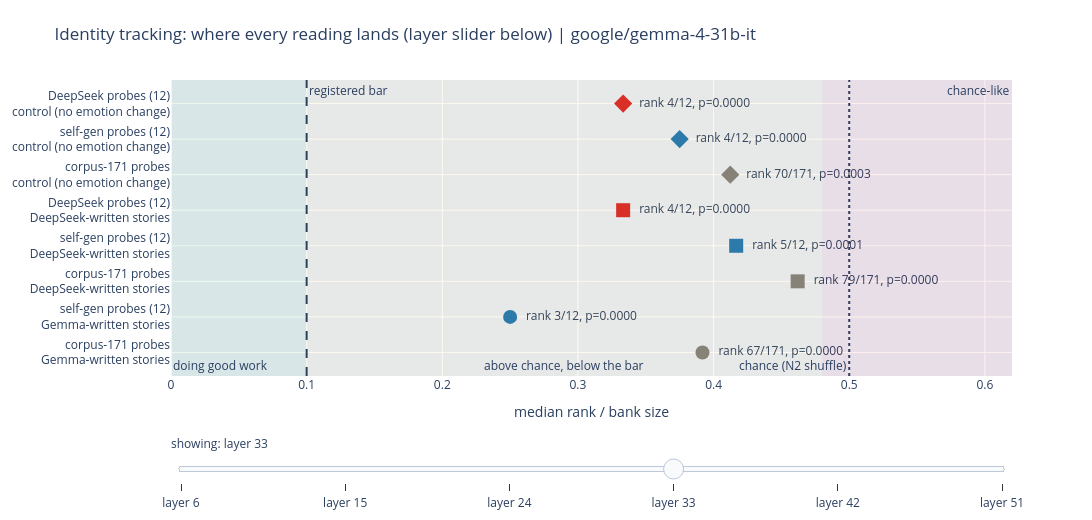

The cell this chart's notebook holds for it:
### Markdown cell above
## 3. Above chance versus useful versus meaningless

**Answer: three different situations, and we can tell them apart because
chance is measured, not assumed.** N2 shuffles the emotion labels 10,000
times (a meaningless assignment lands at median rank of roughly half the
bank). N1 runs everything on 24 random directions. The instrument
calibration measured the per-token noise floor, so a null result comes
with its detection power attached.

**How to read this:** every (substrate, bank) cell from section 1 becomes
one dot at layer 33. The x axis is rank fraction. Three zones: near the
chance line = indistinguishable from meaningless; between chance and the
bar = above chance but below the registered usefulness bar; left of the
bar = doing good work. Position shows USEFULNESS; the printed p shows
DISTINGUISHABILITY from chance: with thousands of phases, a median close
to the chance line can still be significantly better than chance, which
is exactly the "bad but not meaningless" case. The corpus-171 bank lands
squarely in the middle zone: real signal (N2 p < 0.001 at the default
layer 33), not useful by the registered standard.

**Verdict:** nothing we measured behaves like meaningless vectors; the
corpus bank is "bad but not meaningless"; the self-gen and DeepSeek banks
do good work on identity. For anticipation, bars are cleared only on
Gemma-written stories (the self-gen bank most strongly, the corpus bank
more weakly at three layers; see the section 2 heatmap), and the
constant-emotion control sits at zero, so the surviving effect is not a
scene-change artifact.

### Code cell
# this cell places every (substrate, bank) identity result in the
# meaningless / above-chance / good-work zones, with a layer slider
fig = go.Figure()
marker_symbols = {"Gemma-written stories": "circle",
                  "DeepSeek-written stories": "square",
                  "control (no emotion change)": "diamond"}
colors = {"corpus": "#7f7f7f", "selfgen": "#1f77b4", "deepseek": "#d62728"}
DEFAULT_LAYER = 33

# one trace per (layer, substrate, bank); only the active layer is visible
traces_per_layer = 0
for layer in LAYERS:
    for substrate, arm in SUBSTRATES.items():
        for bank in ["corpus", "selfgen", "deepseek"]:
            gate_cell = arm["gate_G"].get(bank, {}).get("per_layer", {}).get(str(layer))
            if not gate_cell:
                continue
            if layer == LAYERS[0]:
                traces_per_layer += 1
            fraction = gate_cell["median_rank"] / BANK_SIZE[bank]
            fig.add_scatter(
                x=[fraction], y=[f"{BANK_LABEL[bank]}<br>{substrate}"],
                mode="markers+text", visible=(layer == DEFAULT_LAYER),
                marker=dict(size=14, color=colors[bank], symbol=marker_symbols[substrate]),
                text=[f"  rank {gate_cell['median_rank']:.0f}/{BANK_SIZE[bank]}, p={gate_cell['n2_p']:.4f}"],
                textposition="middle right", showlegend=False)

# slider: reveal exactly the chosen layer's traces
steps = []
for layer_pos, layer in enumerate(LAYERS):
    visibility = []
    for other_pos in range(len(LAYERS)):
        visibility += [other_pos == layer_pos] * traces_per_layer
    steps.append(dict(method="update", label=f"layer {layer}",
                      args=[{"visible": visibility}]))
fig.update_layout(sliders=[dict(
    active=LAYERS.index(DEFAULT_LAYER), steps=steps, y=-0.12,
    currentvalue=dict(prefix="showing: "))])
fig.add_vline(x=0.5, line_dash="dot", annotation_text="chance (N2 shuffle)",
              annotation_position="bottom left")
fig.add_vline(x=0.1, line_dash="dash", annotation_text="registered bar")
fig.add_vrect(x0=0.0, x1=0.1, fillcolor="green", opacity=0.06, line_width=0,
              annotation_text="doing good work", annotation_position="bottom left")
fig.add_vrect(x0=0.1, x1=0.48, fillcolor="orange", opacity=0.06, line_width=0,
              annotation_text="above chance, below the bar", annotation_position="bottom")
fig.add_vrect(x0=0.48, x1=0.62, fillcolor="red", opacity=0.06, line_width=0,
              annotation_text="chance-like", annotation_position="top right")
fig.update_layout(
    title=f"Identity tracking: where every reading lands (layer slider below) | {MODEL}",
    xaxis_title="median rank / bank size", xaxis_range=[0, 0.62],
    width=1150, height=520, margin=dict(t=80))
fig.show()

### Figure 1 — Plotly figure (JSON) as saved in the notebook; plotly's stock layout.template omitted (floating-point values rounded to 4 significant figures)
{"data": [{"marker": {"color": "#7f7f7f", "size": 14, "symbol": "circle"}, "mode": "markers+text", "showlegend": false, "text": ["  rank 38/171, p=0.0000"], "textposition": "middle right", "type": "scatter", "visible": false, "x": [0.2222], "y": ["corpus-171 probes<br>Gemma-written stories"]}, {"marker": {"color": "#1f77b4", "size": 14, "symbol": "circle"}, "mode": "markers+text", "showlegend": false, "text": ["  rank 1/12, p=0.0000"], "textposition": "middle right", "type": "scatter", "visible": false, "x": [0.08333], "y": ["self-gen probes (12)<br>Gemma-written stories"]}, {"marker": {"color": "#7f7f7f", "size": 14, "symbol": "square"}, "mode": "markers+text", "showlegend": false, "text": ["  rank 55/171, p=0.0000"], "textposition": "middle right", "type": "scatter", "visible": false, "x": [0.3216], "y": ["corpus-171 probes<br>DeepSeek-written stories"]}, {"marker": {"color": "#1f77b4", "size": 14, "symbol": "square"}, "mode": "markers+text", "showlegend": false, "text": ["  rank 3/12, p=0.0000"], "textposition": "middle right", "type": "scatter", "visible": false, "x": [0.25], "y": ["self-gen probes (12)<br>DeepSeek-written stories"]}, {"marker": {"color": "#d62728", "size": 14, "symbol": "square"}, "mode": "markers+text", "showlegend": false, "text": ["  rank 2/12, p=0.0000"], "textposition": "middle right", "type": "scatter", "visible": false, "x": [0.1667], "y": ["DeepSeek probes (12)<br>DeepSeek-written stories"]}, {"marker": {"color": "#7f7f7f", "size": 14, "symbol": "diamond"}, "mode": "markers+text", "showlegend": false, "text": ["  rank 50/171, p=0.0000"], "textposition": "middle right", "type": "scatter", "visible": false, "x": [0.2924], "y": ["corpus-171 probes<br>control (no emotion change)"]}, {"marker": {"color": "#1f77b4", "size": 14, "symbol": "diamond"}, "mode": "markers+text", "showlegend": false, "text": ["  rank 3/12, p=0.0000"], "textposition": "middle right", "type": "scatter", "visible": false, "x": [0.25], "y": ["self-gen probes (12)<br>control (no emotion change)"]}, {"marker": {"color": "#d62728", "size": 14, "symbol": "diamond"}, "mode": "markers+text", "showlegend": false, "text": ["  rank 2/12, p=0.0000"], "textposition": "middle right", "type": "scatter", "visible": false, "x": [0.1667], "y": ["DeepSeek probes (12)<br>control (no emotion change)"]}, {"marker": {"color": "#7f7f7f", "size": 14, "symbol": "circle"}, "mode": "markers+text", "showlegend": false, "text": ["  rank 54/171, p=0.0000"], "textposition": "middle right", "type": "scatter", "visible": false, "x": [0.3158], "y": ["corpus-171 probes<br>Gemma-written stories"]}, {"marker": {"color": "#1f77b4", "size": 14, "symbol": "circle"}, "mode": "markers+text", "showlegend": false, "text": ["  rank 3/12, p=0.0000"], "textposition": "middle right", "type": "scatter", "visible": false, "x": [0.25], "y": ["self-gen probes (12)<br>Gemma-written stories"]}, {"marker": {"color": "#7f7f7f", "size": 14, "symbol": "square"}, "mode": "markers+text", "showlegend": false, "text": ["  rank 68/171, p=0.0000"], "textposition": "middle right", "type": "scatter", "visible": false, "x": [0.3977], "y": ["corpus-171 probes<br>DeepSeek-written stories"]}, {"marker": {"color": "#1f77b4", "size": 14, "symbol": "square"}, "mode": "markers+text", "showlegend": false, "text": ["  rank 4/12, p=0.0000"], "textposition": "middle right", "type": "scatter", "visible": false, "x": [0.3333], "y": ["self-gen probes (12)<br>DeepSeek-written stories"]}, {"marker": {"color": "#d62728", "size": 14, "symbol": "square"}, "mode": "markers+text", "showlegend": false, "text": ["  rank 4/12, p=0.0000"], "textposition": "middle right", "type": "scatter", "visible": false, "x": [0.3333], "y": ["DeepSeek probes (12)<br>DeepSeek-written stories"]}, {"marker": {"color": "#7f7f7f", "size": 14, "symbol": "diamond"}, "mode": "markers+text", "showlegend": false, "text": ["  rank 82/171, p=0.2157"], "textposition": "middle right", "type": "scatter", "visible": false, "x": [0.4795], "y": ["corpus-171 probes<br>control (no emotion change)"]}, {"marker": {"color": "#1f77b4", "size": 14, "symbol": "diamond"}, "mode": "markers+text", "showlegend": false, "text": ["  rank 4/12, p=0.0000"], "textposition": "middle right", "type": "scatter", "visible": false, "x": [0.2917], "y": ["self-gen probes (12)<br>control (no emotion change)"]}, {"marker": {"color": "#d62728", "size": 14, "symbol": "diamond"}, "mode": "markers+text", "showlegend": false, "text": ["  rank 3/12, p=0.0000"], "textposition": "middle right", "type": "scatter", "visible": false, "x": [0.25], "y": ["DeepSeek probes (12)<br>control (no emotion change)"]}, {"marker": {"color": "#7f7f7f", "size": 14, "symbol": "circle"}, "mode": "markers+text", "showlegend": false, "text": ["  rank 41/171, p=0.0000"], "textposition": "middle right", "type": "scatter", "visible": false, "x": [0.2398], "y": ["corpus-171 probes<br>Gemma-written stories"]}, {"marker": {"color": "#1f77b4", "size": 14, "symbol": "circle"}, "mode": "markers+text", "showlegend": false, "text": ["  rank 1/12, p=0.0000"], "textposition": "middle right", "type": "scatter", "visible": false, "x": [0.08333], "y": ["self-gen probes (12)<br>Gemma-written stories"]}, {"marker": {"color": "#7f7f7f", "size": 14, "symbol": "square"}, "mode": "markers+text", "showlegend": false, "text": ["  rank 63/171, p=0.0000"], "textposition": "middle right", "type": "scatter", "visible": false, "x": [0.3684], "y": ["corpus-171 probes<br>DeepSeek-written stories"]}, {"marker": {"color": "#1f77b4", "size": 14, "symbol": "square"}, "mode": "markers+text", "showlegend": false, "text": ["  rank 3/12, p=0.0000"], "textposition": "middle right", "type": "scatter", "visible": false, "x": [0.25], "y": ["self-gen probes (12)<br>DeepSeek-written stories"]}, {"marker": {"color": "#d62728", "size": 14, "symbol": "square"}, "mode": "markers+text", "showlegend": false, "text": ["  rank 3/12, p=0.0000"], "textposition": "middle right", "type": "scatter", "visible": false, "x": [0.25], "y": ["DeepSeek probes (12)<br>DeepSeek-written stories"]}, {"marker": {"color": "#7f7f7f", "size": 14, "symbol": "diamond"}, "mode": "markers+text", "showlegend": false, "text": ["  rank 62/171, p=0.0000"], "textposition": "middle right", "type": "scatter", "visible": false, "x": [0.3596], "y": ["corpus-171 probes<br>control (no emotion change)"]}, {"marker": {"color": "#1f77b4", "size": 14, "symbol": "diamond"}, "mode": "markers+text", "showlegend": false, "text": ["  rank 3/12, p=0.0000"], "textposition": "middle right", "type": "scatter", "visible": false, "x": [0.25], "y": ["self-gen probes (12)<br>control (no emotion change)"]}, {"marker": {"color": "#d62728", "size": 14, "symbol": "diamond"}, "mode": "markers+text", "showlegend": false, "text": ["  rank 2/12, p=0.0000"], "textposition": "middle right", "type": "scatter", "visible": false, "x": [0.1667], "y": ["DeepSeek probes (12)<br>control (no emotion change)"]}, {"marker": {"color": "#7f7f7f", "size": 14, "symbol": "circle"}, "mode": "markers+text", "showlegend": false, "text": ["  rank 67/171, p=0.0000"], "textposition": "middle right", "type": "scatter", "visible": true, "x": [0.3918], "y": ["corpus-171 probes<br>Gemma-written stories"]}, {"marker": {"color": "#1f77b4", "size": 14, "symbol": "circle"}, "mode": "markers+text", "showlegend": false, "text": ["  rank 3/12, p=0.0000"], "textposition": "middle right", "type": "scatter", "visible": true, "x": [0.25], "y": ["self-gen probes (12)<br>Gemma-written stories"]}, {"marker": {"color": "#7f7f7f", "size": 14, "symbol": "square"}, "mode": "markers+text", "showlegend": false, "text": ["  rank 79/171, p=0.0000"], "textposition": "middle right", "type": "scatter", "visible": true, "x": [0.462], "y": ["corpus-171 probes<br>DeepSeek-written stories"]}, {"marker": {"color": "#1f77b4", "size": 14, "symbol": "square"}, "mode": "markers+text", "showlegend": false, "text": ["  rank 5/12, p=0.0001"], "textposition": "middle right", "type": "scatter", "visible": true, "x": [0.4167], "y": ["self-gen probes (12)<br>DeepSeek-written stories"]}, {"marker": {"color": "#d62728", "size": 14, "symbol": "square"}, "mode": "markers+text", "showlegend": false, "text": ["  rank 4/12, p=0.0000"], "textposition": "middle right", "type": "scatter", "visible": true, "x": [0.3333], "y": ["DeepSeek probes (12)<br>DeepSeek-written stories"]}, {"marker": {"color": "#7f7f7f", "size": 14, "symbol": "diamond"}, "mode": "markers+text", "showlegend": false, "text": ["  rank 70/171, p=0.0003"], "textposition": "middle right", "type": "scatter", "visible": true, "x": [0.4123], "y": ["corpus-171 probes<br>control (no emotion change)"]}, {"marker": {"color": "#1f77b4", "size": 14, "symbol": "diamond"}, "mode": "markers+text", "showlegend": false, "text": ["  rank 4/12, p=0.0000"], "textposition": "middle right", "type": "scatter", "visible": true, "x": [0.375], "y": ["self-gen probes (12)<br>control (no emotion change)"]}, {"marker": {"color": "#d62728", "size": 14, "symbol": "diamond"}, "mode": "markers+text", "showlegend": false, "text": ["  rank 4/12, p=0.0000"], "textposition": "middle right", "type": "scatter", "visible": true, "x": [0.3333], "y": ["DeepSeek probes (12)<br>control (no emotion change)"]}, {"marker": {"color": "#7f7f7f", "size": 14, "symbol": "circle"}, "mode": "markers+text", "showlegend": false, "text": ["  rank 60/171, p=0.0000"], "textposition": "middle right", "type": "scatter", "visible": false, "x": [0.3509], "y": ["corpus-171 probes<br>Gemma-written stories"]}, {"marker": {"color": "#1f77b4", "size": 14, "symbol": "circle"}, "mode": "markers+text", "showlegend": false, "text": ["  rank 2/12, p=0.0000"], "textposition": "middle right", "type": "scatter", "visible": false, "x": [0.1667], "y": ["self-gen probes (12)<br>Gemma-written stories"]}, {"marker": {"color": "#7f7f7f", "size": 14, "symbol": "square"}, "mode": "markers+text", "showlegend": false, "text": ["  rank 76/171, p=0.0000"], "textposition": "middle right", "type": "scatter", "visible": false, "x": [0.4444], "y": ["corpus-171 probes<br>DeepSeek-written stories"]}, {"marker": {"color": "#1f77b4", "size": 14, "symbol": "square"}, "mode": "markers+text", "showlegend": false, "text": ["  rank 4/12, p=0.0000"], "textposition": "middle right", "type": "scatter", "visible": false, "x": [0.3333], "y": ["self-gen probes (12)<br>DeepSeek-written stories"]}, {"marker": {"color": "#d62728", "size": 14, "symbol": "square"}, "mode": "markers+text", "showlegend": false, "text": ["  rank 4/12, p=0.0000"], "textposition": "middle right", "type": "scatter", "visible": false, "x": [0.3333], "y": ["DeepSeek probes (12)<br>DeepSeek-written stories"]}, {"marker": {"color": "#7f7f7f", "size": 14, "symbol": "diamond"}, "mode": "markers+text", "showlegend": false, "text": ["  rank 65/171, p=0.0000"], "textposition": "middle right", "type": "scatter", "visible": false, "x": [0.3801], "y": ["corpus-171 probes<br>control (no emotion change)"]}, {"marker": {"color": "#1f77b4", "size": 14, "symbol": "diamond"}, "mode": "markers+text", "showlegend": false, "text": ["  rank 4/12, p=0.0000"], "textposition": "middle right", "type": "scatter", "visible": false, "x": [0.3333], "y": ["self-gen probes (12)<br>control (no emotion change)"]}, {"marker": {"color": "#d62728", "size": 14, "symbol": "diamond"}, "mode": "markers+text", "showlegend": false, "text": ["  rank 4/12, p=0.0000"], "textposition": "middle right", "type": "scatter", "visible": false, "x": [0.3333], "y": ["DeepSeek probes (12)<br>control (no emotion change)"]}, {"marker": {"color": "#7f7f7f", "size": 14, "symbol": "circle"}, "mode": "markers+text", "showlegend": false, "text": ["  rank 76/171, p=0.0000"], "textposition": "middle right", "type": "scatter", "visible": false, "x": [0.4444], "y": ["corpus-171 probes<br>Gemma-written stories"]}, {"marker": {"color": "#1f77b4", "size": 14, "symbol": "circle"}, "mode": "markers+text", "showlegend": false, "text": ["  rank 3/12, p=0.0000"], "textposition": "middle right", "type": "scatter", "visible": false, "x": [0.25], "y": ["self-gen probes (12)<br>Gemma-written stories"]}, {"marker": {"color": "#7f7f7f", "size": 14, "symbol": "square"}, "mode": "markers+text", "showlegend": false, "text": ["  rank 83/171, p=0.0028"], "textposition": "middle right", "type": "scatter", "visible": false, "x": [0.4854], "y": ["corpus-171 probes<br>DeepSeek-written stories"]}, {"marker": {"color": "#1f77b4", "size": 14, "symbol": "square"}, "mode": "markers+text", "showlegend": false, "text": ["  rank 6/12, p=0.4833"], "textposition": "middle right", "type": "scatter", "visible": false, "x": [0.5], "y": ["self-gen probes (12)<br>DeepSeek-written stories"]}, {"marker": {"color": "#d62728", "size": 14, "symbol": "square"}, "mode": "markers+text", "showlegend": false, "text": ["  rank 5/12, p=0.0001"], "textposition": "middle right", "type": "scatter", "visible": false, "x": [0.4167], "y": ["DeepSeek probes (12)<br>DeepSeek-written stories"]}, {"marker": {"color": "#7f7f7f", "size": 14, "symbol": "diamond"}, "mode": "markers+text", "showlegend": false, "text": ["  rank 61/171, p=0.0000"], "textposition": "middle right", "type": "scatter", "visible": false, "x": [0.3567], "y": ["corpus-171 probes<br>control (no emotion change)"]}, {"marker": {"color": "#1f77b4", "size": 14, "symbol": "diamond"}, "mode": "markers+text", "showlegend": false, "text": ["  rank 6/12, p=0.4817"], "textposition": "middle right", "type": "scatter", "visible": false, "x": [0.5], "y": ["self-gen probes (12)<br>control (no emotion change)"]}, {"marker": {"color": "#d62728", "size": 14, "symbol": "diamond"}, "mode": "markers+text", "showlegend": false, "text": ["  rank 5/12, p=0.0016"], "textposition": "middle right", "type": "scatter", "visible": false, "x": [0.4167], "y": ["DeepSeek probes (12)<br>control (no emotion change)"]}], "layout": {"annotations": [{"showarrow": false, "text": "chance (N2 shuffle)", "x": 0.5, "xanchor": "right", "xref": "x", "y": 0, "yanchor": "bottom", "yref": "y domain"}, {"showarrow": false, "text": "registered bar", "x": 0.1, "xanchor": "left", "xref": "x", "y": 1, "yanchor": "top", "yref": "y domain"}, {"showarrow": false, "text": "doing good work", "x": 0.0, "xanchor": "left", "xref": "x", "y": 0, "yanchor": "bottom", "yref": "y domain"}, {"showarrow": false, "text": "above chance, below the bar", "x": 0.29, "xanchor": "center", "xref": "x", "y": 0, "yanchor": "bottom", "yref": "y domain"}, {"showarrow": false, "text": "chance-like", "x": 0.62, "xanchor": "right", "xref": "x", "y": 1, "yanchor": "top", "yref": "y domain"}], "height": 520, "margin": {"t": 80}, "shapes": [{"line": {"dash": "dot"}, "type": "line", "x0": 0.5, "x1": 0.5, "xref": "x", "y0": 0, "y1": 1, "yref": "y domain"}, {"line": {"dash": "dash"}, "type": "line", "x0": 0.1, "x1": 0.1, "xref": "x", "y0": 0, "y1": 1, "yref": "y domain"}, {"fillcolor": "green", "line": {"width": 0}, "opacity": 0.06, "type": "rect", "x0": 0.0, "x1": 0.1, "xref": "x", "y0": 0, "y1": 1, "yref": "y domain"}, {"fillcolor": "orange", "line": {"width": 0}, "opacity": 0.06, "type": "rect", "x0": 0.1, "x1": 0.48, "xref": "x", "y0": 0, "y1": 1, "yref": "y domain"}, {"fillcolor": "red", "line": {"width": 0}, "opacity": 0.06, "type": "rect", "x0": 0.48, "x1": 0.62, "xref": "x", "y0": 0, "y1": 1, "yref": "y domain"}], "sliders": [{"active": 3, "currentvalue": {"prefix": "showing: "}, "steps": [{"args": [{"visible": [true, true, true, true, true, true, true, true, false, false, false, false, false, false, false, false, false, false, false, false, false, false, false, false, false, false, false, false, false, false, false, false, false, false, false, false, false, false, false, false, false, false, false, false, false, false, false, false]}], "label": "layer 6", "method": "update"}, {"args": [{"visible": [false, false, false, false, false, false, false, false, true, true, true, true, true, true, true, true, false, false, false, false, false, false, false, false, false, false, false, false, false, false, false, false, false, false, false, false, false, false, false, false, false, false, false, false, false, false, false, false]}], "label": "layer 15", "method": "update"}, {"args": [{"visible": [false, false, false, false, false, false, false, false, false, false, false, false, false, false, false, false, true, true, true, true, true, true, true, true, false, false, false, false, false, false, false, false, false, false, false, false, false, false, false, false, false, false, false, false, false, false, false, false]}], "label": "layer 24", "method": "update"}, {"args": [{"visible": [false, false, false, false, false, false, false, false, false, false, false, false, false, false, false, false, false, false, false, false, false, false, false, false, true, true, true, true, true, true, true, true, false, false, false, false, false, false, false, false, false, false, false, false, false, false, false, false]}], "label": "layer 33", "method": "update"}, {"args": [{"visible": [false, false, false, false, false, false, false, false, false, false, false, false, false, false, false, false, false, false, false, false, false, false, false, false, false, false, false, false, false, false, false, false, true, true, true, true, true, true, true, true, false, false, false, false, false, false, false, false]}], "label": "layer 42", "method": "update"}, {"args": [{"visible": [false, false, false, false, false, false, false, false, false, false, false, false, false, false, false, false, false, false, false, false, false, false, false, false, false, false, false, false, false, false, false, false, false, false, false, false, false, false, false, false, true, true, true, true, true, true, true, true]}], "label": "layer 51", "method": "update"}], "y": -0.12}], "title": {"text": "Identity tracking: where every reading lands (layer slider below) | google/gemma-4-31b-it"}, "width": 1150, "xaxis": {"range": [0, 0.62], "title": {"text": "median rank / bank size"}}}}
